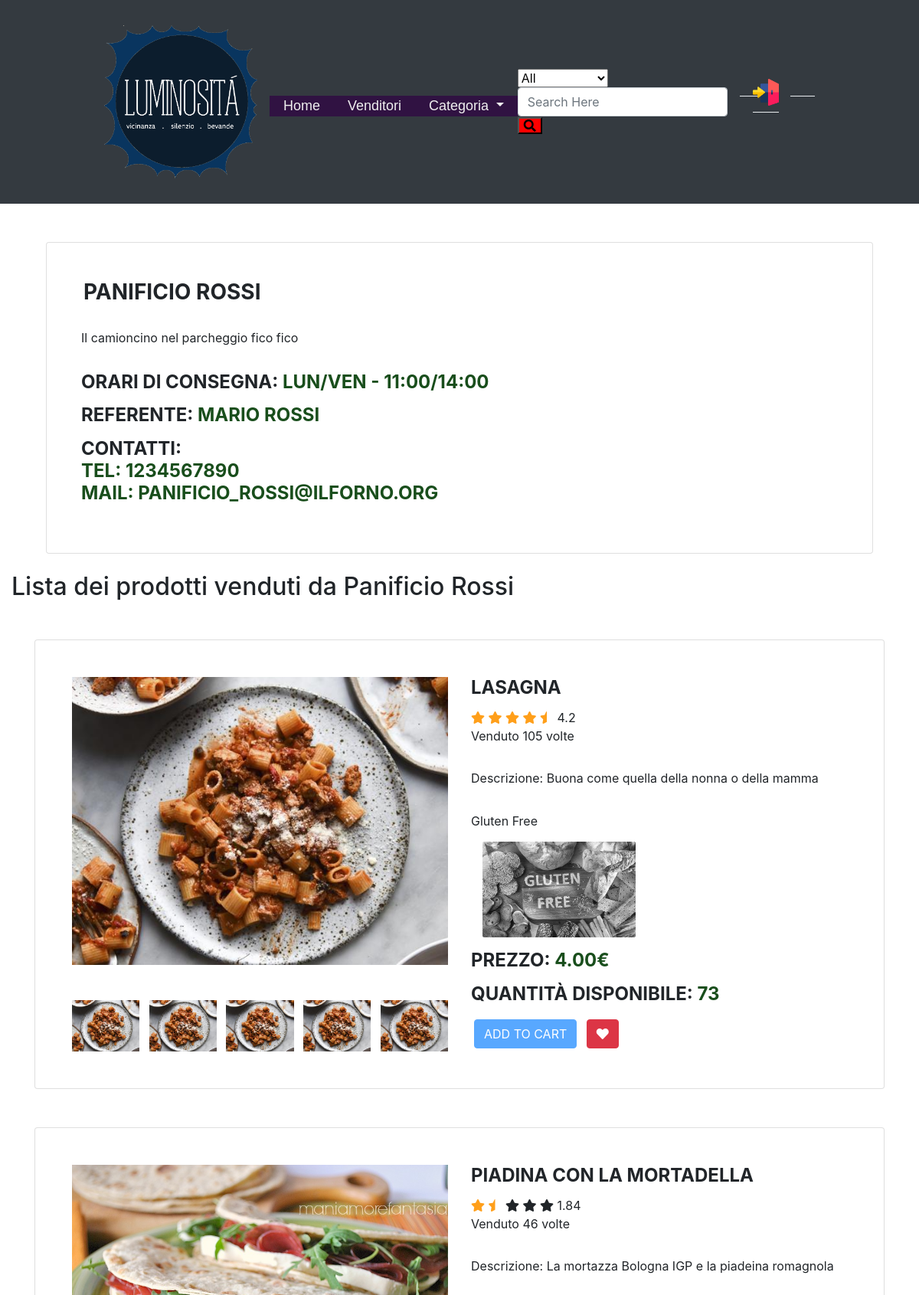
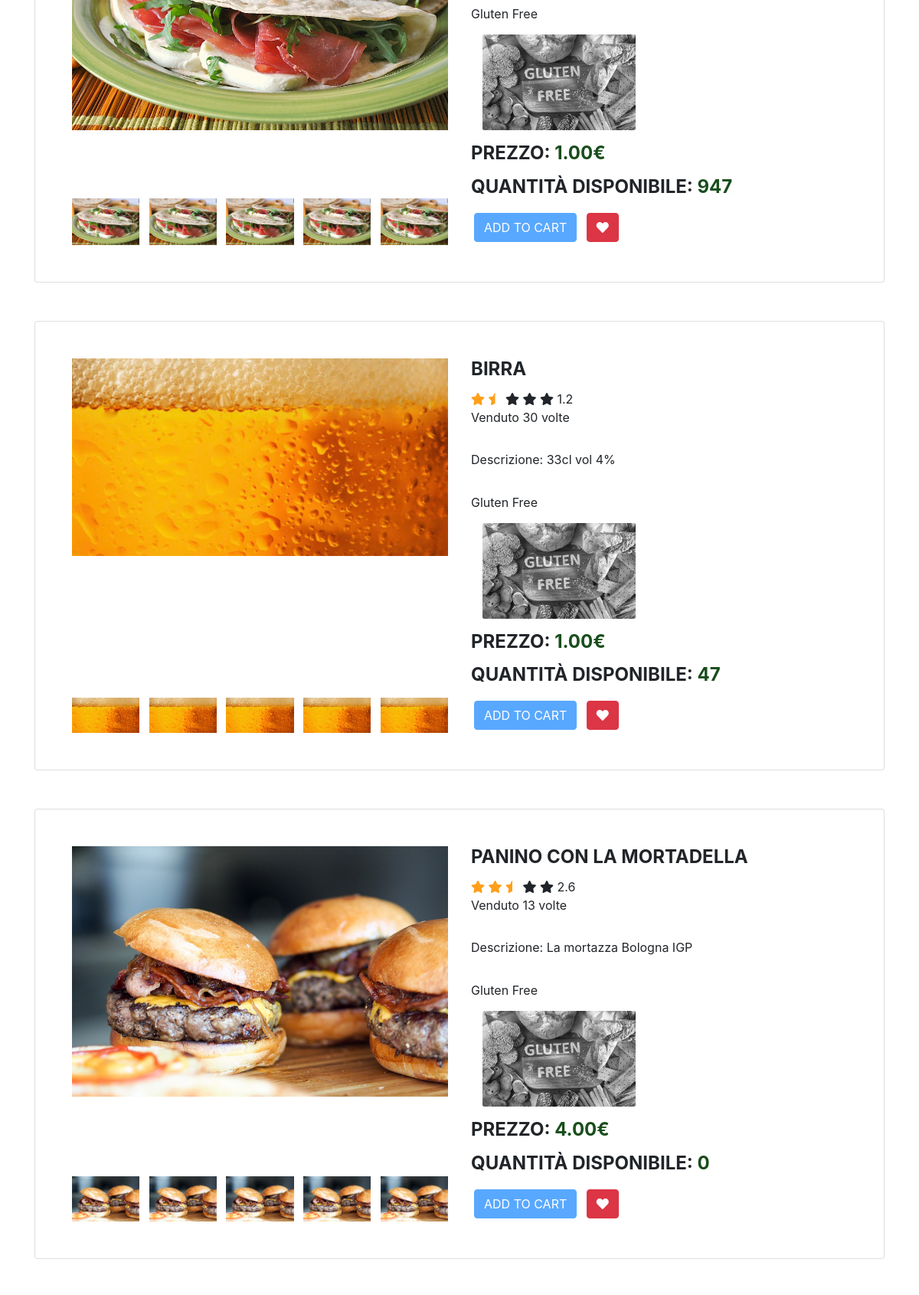
/foodVendor.php?spec&id=3 (upper part), run on the app's committed database (2 pictures, top to bottom).
### tables this page shows
CREATE TABLE `venditore` (
  `vendorID` int(11) NOT NULL,
  `nomeAzienda` text NOT NULL,
  `indirizzo` text NOT NULL,
  `orariConsegna` text NOT NULL,
  `contatto` text NOT NULL,
  `descrizione` text NOT NULL,
  `userID` int(11) NOT NULL
);

CREATE TABLE `utente` (
  `UserID` int(11) NOT NULL,
  `Nome` text NOT NULL,
  `Cognome` text NOT NULL,
  `Email` text NOT NULL,
  `password` char(128) NOT NULL,
  `salt` char(128) NOT NULL,
  `vendors` tinyint(4) NOT NULL DEFAULT 0
);

CREATE TABLE `prodotto` (
  `prodottoID` int(11) NOT NULL,
  `nomeProd` mediumtext NOT NULL,
  `descrProd` text NOT NULL,
  `prezzo` decimal(10,2) UNSIGNED NOT NULL,
  `glutenFree` tinyint(4) NOT NULL DEFAULT 0,
  `quantity` int(11) UNSIGNED NOT NULL,
  `venduto` int(11) NOT NULL,
  `vendorID` int(11) NOT NULL,
  `foodType` int(11) NOT NULL
);

CREATE TABLE `foodcategory` (
  `CategoryID` int(11) NOT NULL,
  `CategoryName` text NOT NULL,
  `CategoryDescr` text NOT NULL
);

### foodVendor.php (called while the page is built, shortened)
<?php
require_once 'bootstrap.php';
$templateParams["categorie"] = $dbh->getFoodTypes();
$templateParams["nome"] = "vendor_details.php";
if(isset($_GET)){
    $url = parse_url($_SERVER['REQUEST_URI'], $component = -1);
    $query = explode("&", $url["query"]);
    if($query[0]=="spec"){
        $templateParams["vendorID"] = explode("=", $query[1])[1];
        $templateParams["details"] = $dbh->specificVendorList($templateParams["vendorID"]);
        $templateParams["foods"] = $dbh->specificVendorFoodList($templateParams["vendorID"]);
        $str = str_replace(" ", "_", $templateParams["details"]["nomeAzienda"]);
        $templateParams["titolo"] = "Venditori:".$str;
    } elseif ($query[0]=="list") {
        $templateParams["nome"] = "vendor_list.php";
        $templateParams["lista"] = $dbh->vendorList();
        $templateParams["titolo"] = "Venditori";
    }
} else {
}
require 'template/base.php';
?>

### db/database.php (called while the page is built, shortened)
<?php
class DatabaseHelper{
    private $db;
    public function __construct($servername, $username, $password, $dbname, $port){
        $this->db = new mysqli($servername, $username, $password, $dbname, $port);
    }
    public function getFoodTypes(){
        $stmt = $this->db->prepare("SELECT CategoryID, CategoryName, CategoryDescr FROM foodcategory");
        $stmt->execute();
        $result = $stmt->get_result();
        return $result->fetch_all(MYSQLI_ASSOC);
    }
    public function starRate($value){
        $val = $value / 5;
        if($val > 5) {
            return $this->starRate($val);
        }
        return $val;
    }
    public function specificVendorList($id){
        $sql="SELECT u.UserID, v.`vendorID`, `nomeAzienda`, `indirizzo`, `orariConsegna`, `contatto`, `descrizione`, `Email`, `Nome`, `Cognome` FROM `venditore` AS v LEFT JOIN `utente` AS u ON v.userID=u.UserID WHERE v.`vendorID` = ?;";
        $stmt = $this->db->prepare($sql);
        $stmt->bind_param('s', $id);
        $stmt->execute();
        $result = $stmt->get_result();
        $res = $result->fetch_all(MYSQLI_ASSOC);
        return $res[0];
    }
    public function specificVendorFoodList($id){
        $sql = "SELECT `prodottoID`, `nomeProd`, `descrProd`, `prezzo`, `glutenFree`, `quantity`, `CategoryName`, `CategoryID`, c1.vendorID, `venduto`, `nomeAzienda`, c1.vendorID
        FROM `prodotto` AS p LEFT JOIN `venditore` AS c1
        ON p.vendorID = c1.vendorID
        LEFT JOIN foodcategory AS c2
        ON p.foodType = c2.CategoryID
        WHERE c1.vendorID = ?
        ORDER BY `venduto` DESC;";
        $stmt = $this->db->prepare($sql);
        $stmt->bind_param('s', $id);
        $stmt->execute();
        $result = $stmt->get_result();
        return $result->fetch_all(MYSQLI_ASSOC);
    }
}

### bootstrap.php (called while the page is built, shortened)
<?php
require_once("db/database.php");
$dbh = new DatabaseHelper("localhost", "root", "", "luminosita_db", 3306);
?>

### template/vendor_details.php (the view, shortened to what this page needs)
<?php
$vendor = $templateParams["details"];
?>
<div class="container">
    <div class="container">
        <div class="card">
            <div class="container-fliud">
                <div class="wrapper row">
                        <div class="details col-md-6">
                            <h3 class="product-title"><?php echo $vendor["nomeAzienda"]; ?></h3>
                        </div>
                        <p class="product-description">
                            <p><?php echo $vendor["descrizione"]; ?></p>
                        </p>
                        <h4 class="price">Orari di consegna: <span><?php echo $vendor["orariConsegna"]; ?></span></h4>
                        <h4 class="price">Referente: <span><?php echo $vendor["Nome"]." ".$vendor["Cognome"]; ?></span></h4>
                        <h4 class="price">Contatti: <span><br> Tel: <?php echo $vendor["contatto"]; ?><br>Mail: <?php echo $vendor["Email"]; ?> </span></h4>
                    </div>
                </div>
            </div>
        </div>
    </div>
<br>
    <h2>Lista dei prodotti venduti da <?php echo $vendor["nomeAzienda"]; ?></h2>
    <?php $gluten = UPLOAD_DIR."gluten-free.jpg";
foreach($templateParams["foods"] as $art):
    $img = CAT_DIR.$art["CategoryID"].".".$art["CategoryName"].".jpg";
    $val = $dbh->starRate($art["venduto"]);
    $value = explode('.', $val);
    $int = (int) $value[0];
    $decimal = isset($value[1]) ? (int) $value[1]: 0;
    ?>
    <div class="container">
        <div class="card">
            <div class="container-fliud">
                <div class="wrapper row">
                    <div class="preview col-md-6">
                        <div class="preview-pic tab-content">
                          <div class="tab-pane active" id="<?php echo $art["prodottoID"]; ?>-pic-1"><img src="<?php echo $img; ?>" alt="<?php echo $img; ?>"/></div>
                        </div>
                        <ul class="preview-thumbnail nav nav-tabs">
                          <li class="active"><a data-target="#<?php echo $art["prodottoID"]; ?>-pic-1" data-toggle="tab"><img src="<?php echo $img; ?>" alt="<?php echo $img; ?>"/></a></li>
                          <li><a data-target="#<?php echo $art["prodottoID"]; ?>-pic-2" data-toggle="tab"><img src="<?php echo $img; ?>" alt="<?php echo $img; ?>"/></a></li>
                          <li><a data-target="#<?php echo $art["prodottoID"]; ?>-pic-3" data-toggle="tab"><img src="<?php echo $img; ?>" alt="<?php echo $img; ?>"/></a></li>
                          <li><a data-target="#<?php echo $art["prodottoID"]; ?>-pic-4" data-toggle="tab"><img src="<?php echo $img; ?>" alt="<?php echo $img; ?>"/></a></li>
                          <li><a data-target="#<?php echo $art["prodottoID"]; ?>-pic-5" data-toggle="tab"><img src="<?php echo $img; ?>" alt="<?php echo $img; ?>"/></a></li>
                        </ul>
                    </div>
                    <div class="details col-md-6">
                        <h4 class="card-title product-title"><?php echo $art["nomeProd"]; ?></h4>
                        <div class="rating">
                            <div class="stars">
                                <?php
                                if($decimal==0):
                                    $j = $int;
                                    for($i=0; $i<5; $i++):
                                        if($j>0):
                                            $j--;?>
                                            <span class="fa fa-star checked"></span>
                                        <?php else: ?>
                                            <span class="fa fa-star"></span>
                                  <?php endif;
                                    endfor; ?>
                                <?php else:
                                    $j = $int;
                                    $k = $decimal;
                                    for($i=0; $i<5; $i++):
                                        if($j>0):
                                            $j--;?>
                                            <span class="fa fa-star checked"></span>
                                        <?php
                                        elseif($k>0 && $j==0):
                                            $k=-1; ?>
                                            <span class="fa fa-star-half checked"></span>
                                        <?php else: ?>
                                            <span class="fa fa-star"></span>
                                        <?php endif; ?>
                                    <?php
                                    endfor;
                                endif; ?>
                                <span><?php echo $val; ?></span>
                            </div>
                            <span class="review-no">Venduto <?php echo $art["venduto"];?> volte</span>
                        </div>
                        <p class="<?php echo $art["nomeProd"]; ?>-description"><p>Descrizione: <?php echo $art["descrProd"]; ?></p></p>
                        <p class="product-description">
                            <span class="form-check-label">Gluten Free</span>
                            <div class="col-md-3">
                                <div class="custom-control custom-checkbox image-checkbox">
                                    <label style="width: 200px" class="custom-control-label" for="ck-<?php echo $art["prodottoID"]; ?>">
                                        <img src="<?php echo $gluten; ?>" alt="gluten-free" class="<?php if($art["glutenFree"] == "0") echo "no-gluten"; ?> img-fluid">
                                    </label>
                                </div>
                            </div>
                        </p>
                        <h4 class="price card-text">Prezzo: <span><?php echo $art["prezzo"]; ?>€</span></h4>
                        <h4 class="price">Quantità disponibile: <span><?php echo $art["quantity"]; ?></span></h4>
                        <div class="action">
                            <button data-id="<?php echo $art["prodottoID"]; ?>" data-name="<?php echo $art["nomeProd"]; ?>" data-price="<?php echo $art["prezzo"]; ?>" class="add-to-cart btn btn-primary m-1" type="button" <?php if($_COOKIE["vendors"]=="1") echo "disabled"; ?>>add to cart</button>
                            <button class="like btn btn-danger m-1" type="button"><span class="fa fa-heart"></span></button>
                        </div>
                    </div>
                </div>
            </div>
        </div>
    </div>
    <?php endforeach; ?>

### css/main_style.css (style rules this page uses)
body, header, h1, h2, h5, ul { margin: 0; padding: 0; }
body { background-color: #e4e4e4; }
a, a:hover { color:#333 }
.no-gluten { filter: grayscale(100%); }
.custom-control.image-checkbox { position: relative; padding-left: 0; }
.custom-control.image-checkbox label { cursor: pointer; }
.custom-control.image-checkbox label:before { border-color: #007bff; background-color: #007bff; }
.custom-control.image-checkbox label:after, .custom-control.image-checkbox label:before { transition: opacity .3s ease; opacity: 0; left: .25rem; }
.custom-control.image-checkbox label img { border-radius: 2.5px; }
body { font-family: 'open sans'; overflow-x: hidden; }
.preview { display: -webkit-box; display: -webkit-flex; display: -ms-flexbox; display: flex; -webkit-box-orient: vertical; -webkit-box-direction: normal; -webkit-flex-direction: column; -ms-flex-direction: column; flex-direction: column; }
.preview-pic { -webkit-box-flex: 1; -webkit-flex-grow: 1; -ms-flex-positive: 1; flex-grow: 1; }
.preview-thumbnail.nav-tabs { border: none; margin-top: 15px; }
.preview-thumbnail.nav-tabs li { width: 18%; margin-right: 2.5%; }
.preview-thumbnail.nav-tabs li img { max-width: 100%; display: block; }
.preview-thumbnail.nav-tabs li a { padding: 0; margin: 0; }
.preview-thumbnail.nav-tabs li:last-of-type { margin-right: 0; }
.tab-content { overflow: hidden; }
.tab-content img { width: 100%; -webkit-animation-name: opacity; animation-name: opacity; -webkit-animation-duration: .3s; animation-duration: .3s; }
.card { margin-top: 50px; background: #eee; padding: 3em; line-height: 1.5em; }
@media screen and (min-width: 997px) { .wrapper { display: -webkit-box; display: -webkit-flex; display: -ms-flexbox; display: flex; } }
.details { display: -webkit-box; display: -webkit-flex; display: -ms-flexbox; display: flex; -webkit-box-orient: vertical; -webkit-box-direction: normal; -webkit-flex-direction: column; -ms-flex-direction: column; flex-direction: column; }
.product-title, .price, .sizes, .colors { text-transform: UPPERCASE; font-weight: bold; }
.checked { color: #ff9f1a; }
.price span { color: #194e1c; }
.product-title, .rating, .product-description, .price, .vote, .sizes { margin-bottom: 15px; }
.product-title { margin-top: 0; }
.add-to-cart, .like { background: #ff9f1a; padding: 1.2em 1.5em; border: none; text-transform: UPPERCASE; font-weight: bold; color: #fff; -webkit-transition: background .3s ease; transition: background .3s ease; }

### data on the page
venditore: nomeAzienda "PANIFICIO ROSSI", descrizione "Il camioncino nel parcheggio fico fico", orariConsegna "LUN/VEN - 11:00/14:00", userID.Nome "MARIO", userID.Cognome "ROSSI", contatto "1234567890", userID.Email "PANIFICIO_ROSSI@ILFORNO.ORG", nomeAzienda "Panificio Rossi"
prodotto: foodType.CategoryName (picture), nomeProd "LASAGNA", venduto "4.2", venduto "105", descrProd "Buona come quella della nonna o della mamma", prezzo "4.00", quantity "73"
prodotto: foodType.CategoryName (picture), nomeProd "PIADINA CON LA MORTADELLA", venduto "1.84", venduto "46", descrProd "La mortazza Bologna IGP e la piadeina romagnola", prezzo "1.00", quantity "947"
prodotto: foodType.CategoryName (picture), nomeProd "BIRRA", venduto "1.2", venduto "30", descrProd "33cl vol 4%", prezzo "1.00", quantity "47"
prodotto: foodType.CategoryName (picture), nomeProd "PANINO CON LA MORTADELLA", venduto "2.6", venduto "13", descrProd "La mortazza Bologna IGP", prezzo "4.00", quantity "0"
